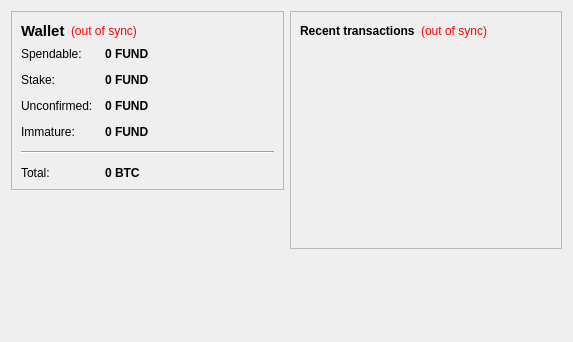
<?xml version="1.0" encoding="UTF-8"?>
<ui version="4.0">
 <class>OverviewPage</class>
 <widget class="QWidget" name="OverviewPage">
  <property name="geometry">
   <rect>
    <x>0</x>
    <y>0</y>
    <width>573</width>
    <height>342</height>
   </rect>
  </property>
  <property name="windowTitle">
   <string>Form</string>
  </property>
  <layout class="QHBoxLayout" name="horizontalLayout" stretch="1,1">
   <item>
    <layout class="QVBoxLayout" name="verticalLayout_2">
     <item>
      <widget class="QFrame" name="frame">
       <property name="frameShape">
        <enum>QFrame::StyledPanel</enum>
       </property>
       <property name="frameShadow">
        <enum>QFrame::Raised</enum>
       </property>
       <layout class="QVBoxLayout" name="verticalLayout_4">
        <item>
         <layout class="QHBoxLayout" name="horizontalLayout_4">
          <item>
           <widget class="QLabel" name="label_5">
            <property name="font">
             <font>
              <pointsize>11</pointsize>
              <weight>75</weight>
              <bold>true</bold>
             </font>
            </property>
            <property name="text">
             <string>Wallet</string>
            </property>
           </widget>
          </item>
          <item>
           <widget class="QLabel" name="labelWalletStatus">
            <property name="toolTip">
             <string>The displayed information may be out of date. Your wallet automatically synchronizes with the FUND network after a connection is established, but this process has not completed yet.</string>
            </property>
            <property name="styleSheet">
             <string notr="true">QLabel { color: red; }</string>
            </property>
            <property name="text">
             <string notr="true">(out of sync)</string>
            </property>
            <property name="alignment">
             <set>Qt::AlignLeading|Qt::AlignLeft|Qt::AlignVCenter</set>
            </property>
           </widget>
          </item>
          <item>
           <spacer name="horizontalSpacer_2">
            <property name="orientation">
             <enum>Qt::Horizontal</enum>
            </property>
            <property name="sizeHint" stdset="0">
             <size>
              <width>40</width>
              <height>20</height>
             </size>
            </property>
           </spacer>
          </item>
         </layout>
        </item>
        <item>
         <layout class="QFormLayout" name="formLayout_2">
          <property name="fieldGrowthPolicy">
           <enum>QFormLayout::AllNonFixedFieldsGrow</enum>
          </property>
          <property name="horizontalSpacing">
           <number>12</number>
          </property>
          <property name="verticalSpacing">
           <number>12</number>
          </property>
          <item row="0" column="0">
           <widget class="QLabel" name="label">
            <property name="text">
             <string>Spendable:</string>
            </property>
           </widget>
          </item>
          <item row="0" column="1">
           <widget class="QLabel" name="labelBalance">
            <property name="font">
             <font>
              <weight>75</weight>
              <bold>true</bold>
             </font>
            </property>
            <property name="cursor">
             <cursorShape>IBeamCursor</cursorShape>
            </property>
            <property name="toolTip">
             <string>Your current spendable balance</string>
            </property>
            <property name="text">
             <string notr="true">0 FUND</string>
            </property>
            <property name="textInteractionFlags">
             <set>Qt::LinksAccessibleByMouse|Qt::TextSelectableByKeyboard|Qt::TextSelectableByMouse</set>
            </property>
           </widget>
          </item>
          <item row="1" column="0">
           <widget class="QLabel" name="label_6">
            <property name="text">
             <string>Stake:</string>
            </property>
           </widget>
          </item>
          <item row="1" column="1">
           <widget class="QLabel" name="labelStake">
            <property name="font">
             <font>
              <weight>75</weight>
              <bold>true</bold>
             </font>
            </property>
            <property name="cursor">
             <cursorShape>IBeamCursor</cursorShape>
            </property>
            <property name="toolTip">
             <string>Total of coins that was staked, and do not yet count toward the current balance</string>
            </property>
            <property name="text">
             <string notr="true">0 FUND</string>
            </property>
            <property name="textInteractionFlags">
             <set>Qt::LinksAccessibleByMouse|Qt::TextSelectableByKeyboard|Qt::TextSelectableByMouse</set>
            </property>
           </widget>
          </item>
          <item row="2" column="0">
           <widget class="QLabel" name="label_3">
            <property name="text">
             <string>Unconfirmed:</string>
            </property>
           </widget>
          </item>
          <item row="2" column="1">
           <widget class="QLabel" name="labelUnconfirmed">
            <property name="font">
             <font>
              <weight>75</weight>
              <bold>true</bold>
             </font>
            </property>
            <property name="cursor">
             <cursorShape>IBeamCursor</cursorShape>
            </property>
            <property name="toolTip">
             <string>Total of transactions that have yet to be confirmed, and do not yet count toward the current balance</string>
            </property>
            <property name="text">
             <string notr="true">0 FUND</string>
            </property>
            <property name="textInteractionFlags">
             <set>Qt::LinksAccessibleByMouse|Qt::TextSelectableByKeyboard|Qt::TextSelectableByMouse</set>
            </property>
           </widget>
          </item>
          <item row="3" column="0">
           <widget class="QLabel" name="labelImmatureText">
            <property name="text">
             <string>Immature:</string>
            </property>
           </widget>
          </item>
          <item row="3" column="1">
           <widget class="QLabel" name="labelImmature">
            <property name="font">
             <font>
              <weight>75</weight>
              <bold>true</bold>
             </font>
            </property>
            <property name="toolTip">
             <string>Mined balance that has not yet matured</string>
            </property>
            <property name="text">
             <string notr="true">0 FUND</string>
            </property>
            <property name="textInteractionFlags">
             <set>Qt::LinksAccessibleByMouse|Qt::TextSelectableByKeyboard|Qt::TextSelectableByMouse</set>
            </property>
           </widget>
          </item>
          <item row="4" column="0" colspan="2">
           <widget class="Line" name="line">
            <property name="orientation">
             <enum>Qt::Horizontal</enum>
            </property>
           </widget>
          </item>
          <item row="5" column="0">
           <widget class="QLabel" name="labelTotalText">
            <property name="text">
             <string>Total:</string>
            </property>
           </widget>
          </item>
          <item row="5" column="1">
           <widget class="QLabel" name="labelTotal">
            <property name="font">
             <font>
              <weight>75</weight>
              <bold>true</bold>
             </font>
            </property>
            <property name="cursor">
             <cursorShape>IBeamCursor</cursorShape>
            </property>
            <property name="toolTip">
             <string>Your current total balance</string>
            </property>
            <property name="text">
             <string notr="true">0 BTC</string>
            </property>
            <property name="textInteractionFlags">
             <set>Qt::LinksAccessibleByMouse|Qt::TextSelectableByKeyboard|Qt::TextSelectableByMouse</set>
            </property>
           </widget>
          </item>
         </layout>
        </item>
       </layout>
      </widget>
     </item>
     <item>
      <spacer name="verticalSpacer">
       <property name="orientation">
        <enum>Qt::Vertical</enum>
       </property>
       <property name="sizeHint" stdset="0">
        <size>
         <width>20</width>
         <height>40</height>
        </size>
       </property>
      </spacer>
     </item>
    </layout>
   </item>
   <item>
    <layout class="QVBoxLayout" name="verticalLayout_3">
     <item>
      <widget class="QFrame" name="frame_2">
       <property name="frameShape">
        <enum>QFrame::StyledPanel</enum>
       </property>
       <property name="frameShadow">
        <enum>QFrame::Raised</enum>
       </property>
       <layout class="QVBoxLayout" name="verticalLayout">
        <item>
         <layout class="QHBoxLayout" name="horizontalLayout_2">
          <item>
           <widget class="QLabel" name="label_4">
            <property name="text">
             <string>&lt;b&gt;Recent transactions&lt;/b&gt;</string>
            </property>
           </widget>
          </item>
          <item>
           <widget class="QLabel" name="labelTransactionsStatus">
            <property name="toolTip">
             <string>The displayed information may be out of date. Your wallet automatically synchronizes with the FUND network after a connection is established, but this process has not completed yet.</string>
            </property>
            <property name="styleSheet">
             <string notr="true">QLabel { color: red; }</string>
            </property>
            <property name="text">
             <string notr="true">(out of sync)</string>
            </property>
            <property name="alignment">
             <set>Qt::AlignRight|Qt::AlignTrailing|Qt::AlignVCenter</set>
            </property>
           </widget>
          </item>
          <item>
           <spacer name="horizontalSpacer">
            <property name="orientation">
             <enum>Qt::Horizontal</enum>
            </property>
            <property name="sizeHint" stdset="0">
             <size>
              <width>40</width>
              <height>20</height>
             </size>
            </property>
           </spacer>
          </item>
         </layout>
        </item>
        <item>
         <widget class="QListView" name="listTransactions">
          <property name="styleSheet">
           <string notr="true">QListView { background: transparent; }</string>
          </property>
          <property name="frameShape">
           <enum>QFrame::NoFrame</enum>
          </property>
          <property name="verticalScrollBarPolicy">
           <enum>Qt::ScrollBarAlwaysOff</enum>
          </property>
          <property name="horizontalScrollBarPolicy">
           <enum>Qt::ScrollBarAlwaysOff</enum>
          </property>
          <property name="selectionMode">
           <enum>QAbstractItemView::NoSelection</enum>
          </property>
         </widget>
        </item>
       </layout>
      </widget>
     </item>
     <item>
      <spacer name="verticalSpacer_2">
       <property name="orientation">
        <enum>Qt::Vertical</enum>
       </property>
       <property name="sizeHint" stdset="0">
        <size>
         <width>20</width>
         <height>40</height>
        </size>
       </property>
      </spacer>
     </item>
    </layout>
   </item>
  </layout>
 </widget>
 <resources/>
 <connections/>
</ui>
